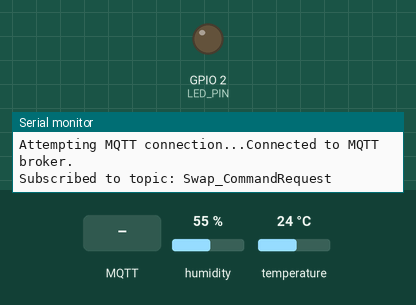
The sketch below on a simulated ESP32. On the bench: output pins drawn as LEDs (lit = HIGH), the last lines printed to the serial monitor. The test bench sets the inputs (shaded band); at power-on: humidity 55 %, temperature 24 °C. WiFi joins after 1.5 s; servers stay silent unless stated; no MQTT or app messages arrive unless stated.

Above: at 3.2 s.
3.3 s: MQTT message "on" arrives on the first subscribed topic
At 4.5 s:
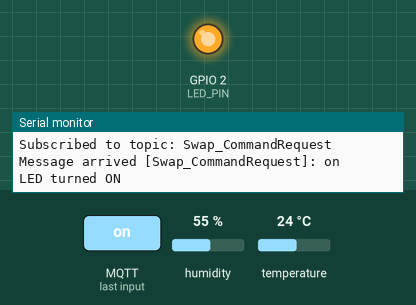
4.8 s: MQTT message "off" arrives on the first subscribed topic
At 5.9 s:
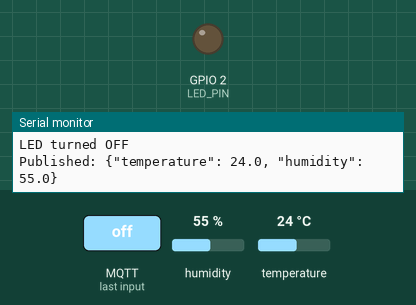
Timing chart, 0 to 7.8 s (numbered marks = the images above; inputs shaded):
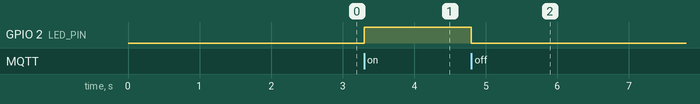

Measured:
- after the input at 3.3 s, GPIO 2 (LED_PIN): LOW → HIGH at once
- after the input at 4.8 s, GPIO 2 (LED_PIN): HIGH → LOW at once

The sketch:

mqtt_pubsub_led_onoff.ino
```cpp
#include <WiFi.h>
#include <PubSubClient.h>
#include <DHT.h>

// Wi-Fi credentials
const char* ssid = "Airtel__NV";
const char* password = "Air03515";

// MQTT Broker Details
String device_id = "Device0001";
const char *mqtt_server = "13.234.149.187"; // Replace with your Mosquitto broker IP or hostname
const int mqtt_port = 1883;
const char *mqtt_user = "swap123";
const char *mqtt_password = "swap@123";
const char *mqtt_clientId = "Swap_Device0001";
const char *topic_publish = "Swap_SensorData";
const char *topic_subscribe = "Swap_CommandRequest";

// Onboard LED pin (for ESP32)
const int LED_PIN = 2;

// DHT Sensor settings
#define DHTPIN 15 // GPIO pin where the DHT11 sensor is connected
#define DHTTYPE DHT11
DHT dht(DHTPIN, DHTTYPE);

// MQTT client
WiFiClient espClient;
PubSubClient client(espClient);

// Timer to control publishing interval
unsigned long lastPublishTime = 0;
const unsigned long publishInterval = 5000; // 5 seconds

// Function to connect to Wi-Fi
void setupWiFi() {
  Serial.println("Connecting to Wi-Fi...");
  WiFi.begin(ssid, password);

  // Non-blocking Wi-Fi connection loop
  int retryCount = 0;
  while (WiFi.status() != WL_CONNECTED && retryCount < 20) {
    delay(1000);
    Serial.print(".");
    retryCount++;
  }

  if (WiFi.status() == WL_CONNECTED) {
    Serial.println("\nWi-Fi connected.");
    Serial.print("IP Address: ");
    Serial.println(WiFi.localIP());
  } else {
    Serial.println("\nFailed to connect to Wi-Fi. Retrying in the loop...");
  }
}

// Callback function to handle received MQTT messages
void callback(char* topic, byte* payload, unsigned int length) {
  Serial.print("Message arrived [");
  Serial.print(topic);
  Serial.print("]: ");

  String message;
  for (unsigned int i = 0; i < length; i++) {
    message += (char)payload[i];
  }
  Serial.println(message);

  // Toggle LED based on the message
  if (String(topic) == topic_subscribe) {
    if (message == "on") {
      digitalWrite(LED_PIN, HIGH);
      Serial.println("LED turned ON");
    } else if (message == "off") {
      digitalWrite(LED_PIN, LOW);
      Serial.println("LED turned OFF");
    }
  }
}

// Function to connect to MQTT broker
void reconnectMQTT() {
  while (!client.connected()) {
    Serial.print("Attempting MQTT connection...");
    // Attempt to connect
    if (client.connect(mqtt_clientId, mqtt_user, mqtt_password)) {
      Serial.println("Connected to MQTT broker.");
      // Subscribe to the topic
      client.subscribe(topic_subscribe);
      Serial.print("Subscribed to topic: ");
      Serial.println(topic_subscribe);
    } else {
      Serial.print("Failed, rc=");
      Serial.print(client.state());
      Serial.println(" Retrying in 5 seconds...");
      delay(5000);
    }
  }
}


// Read temperature and humidity data from the DHT11 sensor
void readSensorData(float &temperature, float &humidity) {
  temperature = dht.readTemperature();
  humidity = dht.readHumidity();

  if (isnan(temperature) || isnan(humidity)) {
    Serial.println("Failed to read from DHT sensor!");
    temperature = 0.0;
    humidity = 0.0;
  }
}

// Publish sensor data to MQTT broker
void publishSensorData(float temperature, float humidity) {
  String payload = "{\"temperature\": " + String(temperature, 1) + ", \"humidity\": " + String(humidity, 1) + "}";
  client.publish(topic_publish, payload.c_str());
  Serial.print("Published: ");
  Serial.println(payload);
}

void setup() {
  // Initialize serial communication
  Serial.begin(115200);

  // Configure LED pin as output
  pinMode(LED_PIN, OUTPUT);

  // Initialize DHT sensor
  dht.begin();

  // Connect to Wi-Fi
  setupWiFi();

  // Configure MQTT client
  client.setServer(mqtt_server, mqtt_port);
  client.setCallback(callback);
}

void loop() {
  // Check and reconnect Wi-Fi if disconnected
  if (WiFi.status() != WL_CONNECTED) {
    setupWiFi();
  }

  // Check and reconnect MQTT if disconnected
  if (!client.connected()) {
    reconnectMQTT();
  }

  // Process MQTT messages
  client.loop();

  // Publish sensor data every 5 seconds
  if (millis() - lastPublishTime >= publishInterval) {
    lastPublishTime = millis();

    float temperature, humidity;
    readSensorData(temperature, humidity);
    publishSensorData(temperature, humidity);
  }
}
```
